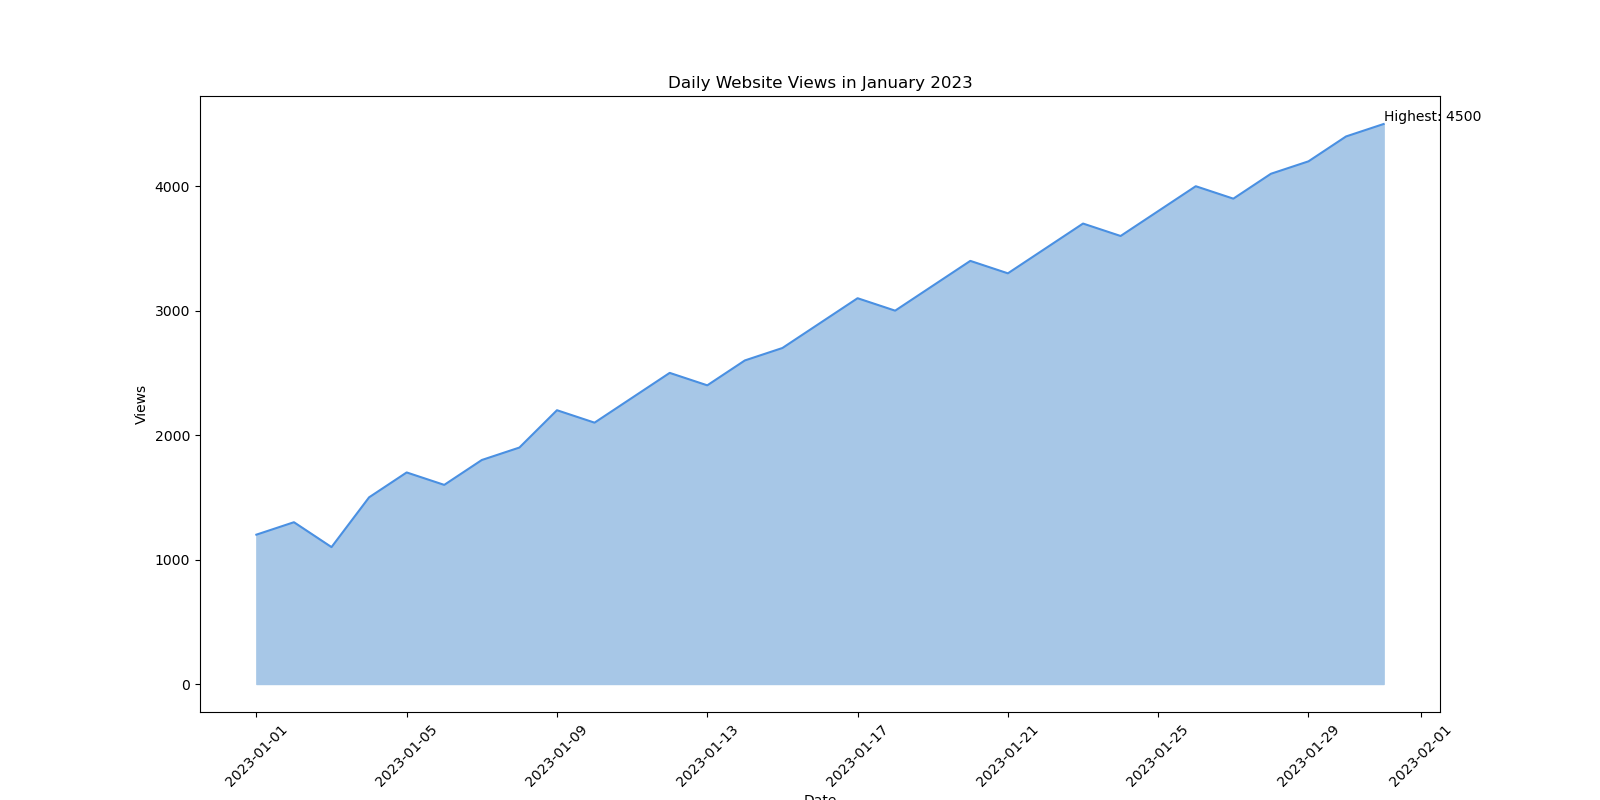

Recreate this plot in Python.

import seaborn as sns
import pandas as pd
import matplotlib.pyplot as plt

data = {
    'Date': ["2023-01-01", "2023-01-02", "2023-01-03", "2023-01-04", "2023-01-05",
             "2023-01-06", "2023-01-07", "2023-01-08", "2023-01-09", "2023-01-10",
             "2023-01-11", "2023-01-12", "2023-01-13", "2023-01-14", "2023-01-15",
             "2023-01-16", "2023-01-17", "2023-01-18", "2023-01-19", "2023-01-20",
             "2023-01-21", "2023-01-22", "2023-01-23", "2023-01-24", "2023-01-25",
             "2023-01-26", "2023-01-27", "2023-01-28", "2023-01-29", "2023-01-30",
             "2023-01-31"],
    'Views': [1200, 1300, 1100, 1500, 1700, 1600, 1800, 1900, 2200, 2100, 2300, 2500,
              2400, 2600, 2700, 2900, 3100, 3000, 3200, 3400, 3300, 3500, 3700, 3600,
              3800, 4000, 3900, 4100, 4200, 4400, 4500]
}

df = pd.DataFrame(data)
df['Date'] = pd.to_datetime(df['Date'])

plt.figure(figsize=(16, 8))

sns.lineplot(data=df, x='Date', y='Views', color='#4a90e2')
plt.fill_between(df['Date'], df['Views'], color="#a7c7e7")

plt.xticks(rotation=45)

highest_views_date = df.loc[df['Views'].idxmax(), 'Date']
highest_views = df['Views'].max()
plt.text(highest_views_date, highest_views, f'Highest: {highest_views}', ha='left', va='bottom')

plt.title("Daily Website Views in January 2023")
plt.xlabel("Date")
plt.ylabel("Views")

plt.show()
